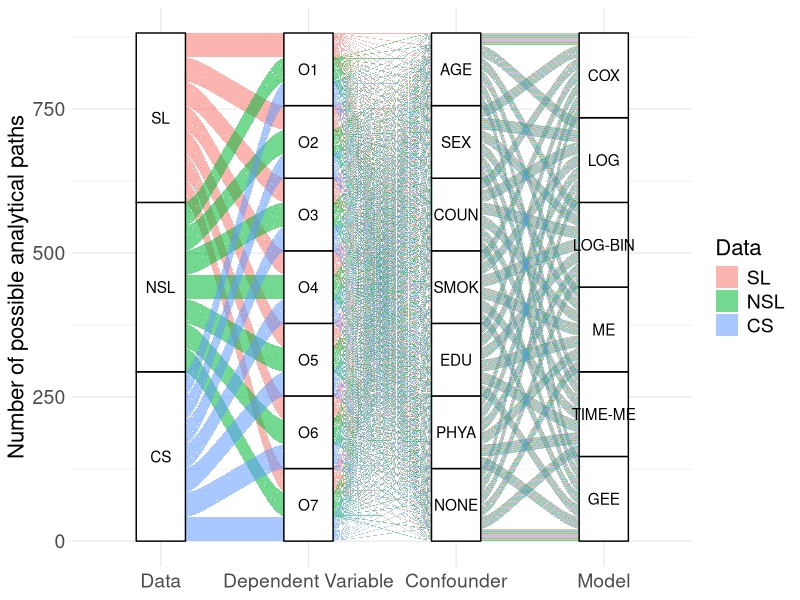

The R source for this figure:
## ---- chunk 1
library(dplyr)
library(tidyr)
library(ggplot2)
library(ggalluvial)
## ---- chunk 2
# Generate combinations of a subset of all choices
decision_space <- expand.grid(
      
      datatype       = c("SL", 
                         "NSL",
                         "CS"),  
      
      
      model      = c("COX", 
                     "LOG", 
                     "LOG-BIN",
                     "ME", 
                     "TIME-ME",
                     "GEE"), 
      
      outcome         = c(paste0("O", 1:7)),
      
      confounder      = c("AGE", 
                          "SEX", 
                          "COUN",
                          "SMOK",
                          "EDU",
                          "PHYA", 
                          "NONE")
    )

# Plot the different research paths
decisionplot <- ggplot(decision_space,
       aes(axis1 = datatype, axis2 = outcome, axis3 = confounder, axis4 = model)) +
  geom_alluvium(aes(fill = datatype), knot.pos = 0.1, alpha = .55) +
  geom_stratum() +
  geom_text(stat = "stratum", aes(label = after_stat(stratum))) +
  scale_x_discrete(limits = c("Data", "Dependent Variable", "Confounder", "Model"))  +
  theme_minimal() + ylab("Number of possible analytical paths") +
  labs(fill = "Data")+
  theme(
    axis.title = element_text(size = 16),   # x and y axis titles
    axis.text  = element_text(size = 14),   # tick labels
    legend.title = element_text(size = 16), # "fill" label
    legend.text  = element_text(size = 14), # legend item labels
    strip.text = element_text(size = 16)    # facet labels (if any)
  )

decisionplot
